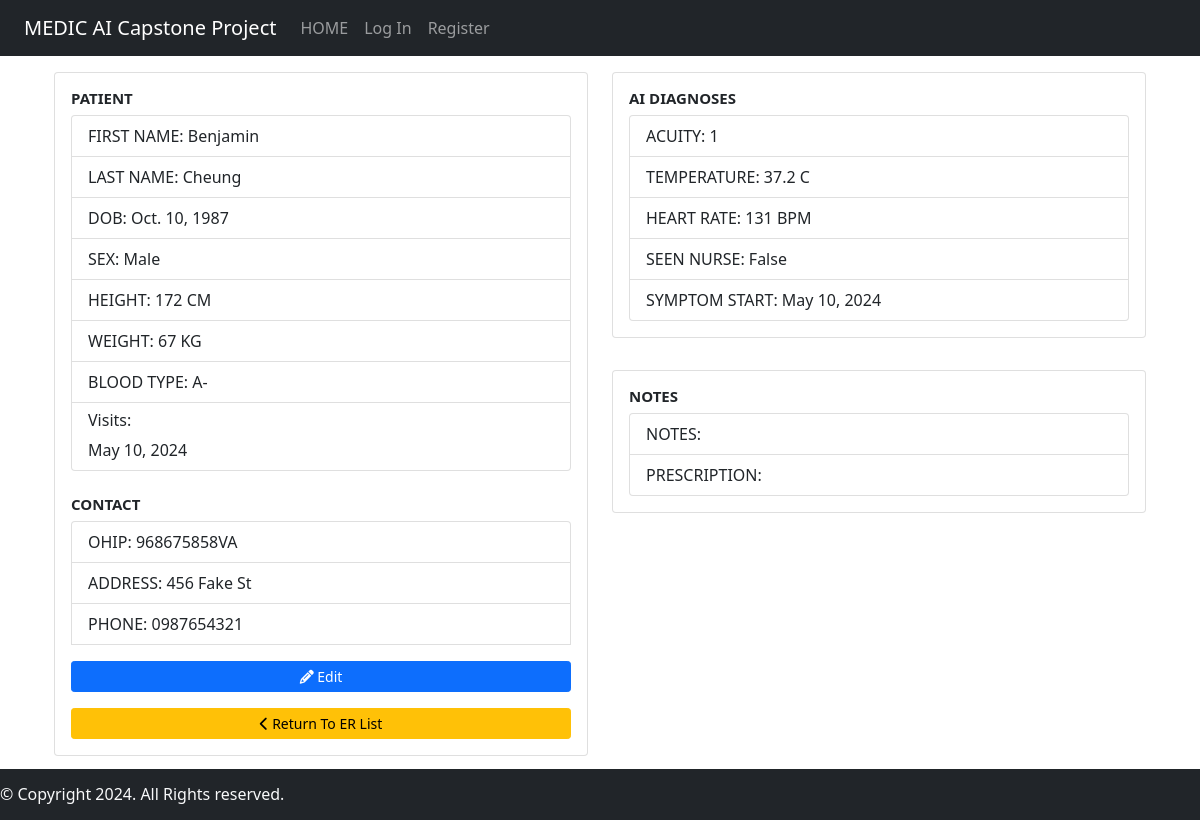
Page /patientinfo/2 on the committed database.
### medicAI/models.py (models this page shows)
class Patient(models.Model):
    BLOOD_TYPE = [
        ('AB+', 'AB+'),
        ('AB-', 'AB-'),
        ('A+', 'A+'),
        ('A-', 'A-'),
        ('B+', 'B+'),
        ('B-', 'B-'),
        ('O+', 'O+'),
        ('O-', 'O-'),
    ]
    SEX_CHOICES = [
        ('Male', 'Male'),
        ('Female', 'Female'),
        ('Other', 'Other'),
    ]
    first_name = models.CharField(max_length=64)
    last_name = models.CharField(max_length=64)
    dob = models.DateField()
    address = models.CharField(max_length=64, blank=True)
    phone_number = models.CharField(max_length=10, blank=True)
    height = models.IntegerField(blank=True)
    weight = models.IntegerField(blank=True)
    sex = models.CharField(max_length=6, choices=SEX_CHOICES)
    ohip = models.CharField(max_length=12)
    blood_type = models.CharField(
        max_length=3,
        choices=BLOOD_TYPE,
        default="",
        blank=True
    )

class Hospital_Visit(models.Model):
    ACUITY_CHOICES = [
        ('1', '1'),
        ('2', '2'),
        ('3', '3'),
        ('4', '4'),
        ('5', '5'),
    ]
    patient = models.ForeignKey(Patient, on_delete=models.CASCADE)
    symptom_start_date = models.DateField(default=timezone.now, blank=True)
    acuity = models.CharField(max_length=1, choices=ACUITY_CHOICES, default='5')
    temperature = models.DecimalField(
        max_digits=3,
        decimal_places=1,
        null=True,
        blank=True,
        validators=[MinValueValidator(30), MaxValueValidator(45)]
    )
    heart_rate = models.IntegerField(null=True, blank=True)
    prescription = models.CharField(max_length=200, blank=True)
    diagnosis = models.CharField(max_length=200, blank=True)
    seen_nurse = models.BooleanField(default=False)

### medicAI/views.py (the view)
# urls.py: path("patientinfo/<str:patient_id>", views.patient_info, name="patientinfo"),
def patient_info(request, patient_id):
    patient = Patient.objects.get(pk=patient_id)
    visit_list = Hospital_Visit.objects.filter(id=patient_id).order_by('-symptom_start_date')
    most_recent_visit = visit_list.first()
    context= {
        'patient': patient,
        'visit_list' : visit_list,
        'current_visit': most_recent_visit
    }
    return render(request, "medicAI/patientinfo.html", context)

### medicAI/templates/medicAI/patientinfo.html (shortened to what this page needs)
{% extends "medicAI/layout.html" %}
{% block body %}
<div class="container" style="margin-top: 1rem; margin-bottom: 3rem;">
    <div class="row">
        <div class="col-md-6">
            <div class="card" style="margin-bottom: 1rem;">
                <div class="card-body">
                    <h5 class="card-title" style="font-size: 15px; font-weight: bold;">PATIENT</h5>
                    <ul class="list-group">
                        <li class="list-group-item">FIRST NAME: {{ patient.first_name }}</li>
                        <li class="list-group-item">LAST NAME: {{ patient.last_name }}</li>
                        <li class="list-group-item">DOB: {{ patient.dob }}</li>
                        <li class="list-group-item">SEX: {{ patient.sex }}</li>
                        <li class="list-group-item">HEIGHT: {{ patient.height }} CM</li>
                        <li class="list-group-item">WEIGHT: {{ patient.weight }} KG</li>
                        <li class="list-group-item">BLOOD TYPE: {{ patient.blood_type }}</li>
                        <li class="list-group-item">
                            <h6>Visits:</h6>
                            <ul class="list-group" style="list-style-type: none; padding-left: 0;">
                                {% for visit in visit_list %}
                                <li>{{ visit.symptom_start_date }}</li>
                                {% endfor %}
                            </ul>
                        </li>
                    </ul>
                    <br/>
                    <h5 class="card-title" style="font-size: 15px; font-weight: bold;">CONTACT</h5>
                    <ul class="list-group">
                        <li class="list-group-item">OHIP: {{ patient.ohip }}</li>
                        <li class="list-group-item">ADDRESS: {{ patient.address }}</li>
                        <li class="list-group-item">PHONE: {{ patient.phone_number }}</li>
                    <a href="{% url 'editpatientinfo' patient_id=patient.id %}" class="btn btn-primary btn-sm" style="margin-top: 1rem;"><i class="fas fa-pencil-alt"></i> Edit</a>
                    <a href="{% url 'patientlist' %}" class="btn btn-warning btn-sm" style="margin-top: 1rem;"><i class="fas fa-chevron-left"></i> Return To ER List</a>
                </div>
            </div>
        </div>
        <div class="col-md-6">
            <div class="card" style="margin-bottom: 1rem;">
                <div class="card-body">
                    <h5 class="card-title" style="font-size: 15px; font-weight: bold;">AI DIAGNOSES</h5>
                    <ul class="list-group">
                        <li class="list-group-item">ACUITY: {{ current_visit.acuity }}</li>
                        <li class="list-group-item">TEMPERATURE: {{ current_visit.temperature }} C</li>
                        <li class="list-group-item">HEART RATE: {{ current_visit.heart_rate }} BPM</li>
                        <li class="list-group-item">SEEN NURSE: {{ current_visit.seen_nurse }} </li>
                        <li class="list-group-item">SYMPTOM START: {{ current_visit.symptom_start_date }}</li>
                    </ul>
                </div>
            </div>
            <div class="card">
                <div class="card-body">
                    <h5 class="card-title" style="font-size: 15px; font-weight: bold;">NOTES</h5>
                    <ul class="list-group">
                        <li class="list-group-item">NOTES: {{ current_visit.diagnosis }}</li>
                        <li class="list-group-item">PRESCRIPTION: {{ current_visit.prescription }}</li>
                    </ul>
                </div>
            </div>
        </div>
    </div>
</div>
{% endblock %}

### medicAI/static/medicAI/styles.css (style rules this page uses)
.card { border: none; border-radius: 5px; background-color: #E8E5E4; }

### rows in the picture
Patient: first_name "Benjamin", last_name "Cheung", dob "Oct. 10, 1987", sex "Male", height "172", weight "67", blood_type "A-", ohip "968675858VA", address "456 Fake St", phone_number "0987654321"
Hospital_Visit: symptom_start_date "May 10, 2024", acuity "1", temperature "37.2", heart_rate "131", seen_nurse "False"
